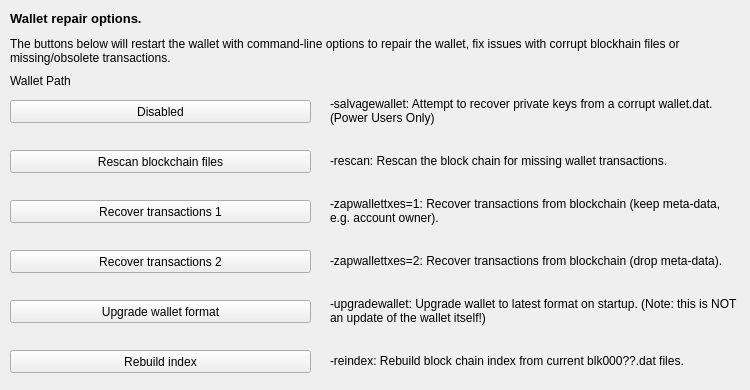
     <widget class="QWidget" name="tab_repair">
      <attribute name="title">
       <string>&amp;Wallet Repair</string>
      </attribute>
      <widget class="QPushButton" name="btn_salvagewallet">
       <property name="geometry">
        <rect>
         <x>10</x>
         <y>100</y>
         <width>301</width>
         <height>23</height>
        </rect>
       </property>
       <property name="minimumSize">
        <size>
         <width>180</width>
         <height>23</height>
        </size>
       </property>
       <property name="text">
        <string>Disabled</string>
       </property>
      </widget>
      <widget class="QPushButton" name="btn_rescan">
       <property name="geometry">
        <rect>
         <x>10</x>
         <y>150</y>
         <width>301</width>
         <height>23</height>
        </rect>
       </property>
       <property name="minimumSize">
        <size>
         <width>180</width>
         <height>23</height>
        </size>
       </property>
       <property name="text">
        <string>Rescan blockchain files</string>
       </property>
      </widget>
      <widget class="QPushButton" name="btn_zapwallettxes1">
       <property name="geometry">
        <rect>
         <x>10</x>
         <y>200</y>
         <width>301</width>
         <height>23</height>
        </rect>
       </property>
       <property name="minimumSize">
        <size>
         <width>180</width>
         <height>23</height>
        </size>
       </property>
       <property name="text">
        <string>Recover transactions 1</string>
       </property>
      </widget>
      <widget class="QPushButton" name="btn_zapwallettxes2">
       <property name="geometry">
        <rect>
         <x>10</x>
         <y>250</y>
         <width>301</width>
         <height>23</height>
        </rect>
       </property>
       <property name="minimumSize">
        <size>
         <width>180</width>
         <height>23</height>
        </size>
       </property>
       <property name="text">
        <string>Recover transactions 2</string>
       </property>
      </widget>
      <widget class="QPushButton" name="btn_upgradewallet">
       <property name="geometry">
        <rect>
         <x>10</x>
         <y>300</y>
         <width>301</width>
         <height>23</height>
        </rect>
       </property>
       <property name="minimumSize">
        <size>
         <width>180</width>
         <height>23</height>
        </size>
       </property>
       <property name="text">
        <string>Upgrade wallet format</string>
       </property>
      </widget>
      <widget class="QLabel" name="label_repair_helptext">
       <property name="geometry">
        <rect>
         <x>10</x>
         <y>30</y>
         <width>711</width>
         <height>41</height>
        </rect>
       </property>
       <property name="font">
        <font>
         <weight>50</weight>
         <bold>false</bold>
        </font>
       </property>
       <property name="text">
        <string>The buttons below will restart the wallet with command-line options to repair the wallet, fix issues with corrupt blockhain files or missing/obsolete transactions.</string>
       </property>
       <property name="wordWrap">
        <bool>true</bool>
       </property>
      </widget>
      <widget class="QLabel" name="label_repair_salvage">
       <property name="geometry">
        <rect>
         <x>330</x>
         <y>90</y>
         <width>411</width>
         <height>41</height>
        </rect>
       </property>
       <property name="text">
        <string>-salvagewallet: Attempt to recover private keys from a corrupt wallet.dat. (Power Users Only)</string>
       </property>
       <property name="wordWrap">
        <bool>true</bool>
       </property>
      </widget>
      <widget class="QLabel" name="label_repair_rescan">
       <property name="geometry">
        <rect>
         <x>330</x>
         <y>140</y>
         <width>411</width>
         <height>41</height>
        </rect>
       </property>
       <property name="text">
        <string>-rescan: Rescan the block chain for missing wallet transactions.</string>
       </property>
       <property name="wordWrap">
        <bool>true</bool>
       </property>
      </widget>
      <widget class="QLabel" name="label_repair_zap1">
       <property name="geometry">
        <rect>
         <x>330</x>
         <y>190</y>
         <width>411</width>
         <height>41</height>
        </rect>
       </property>
       <property name="text">
        <string>-zapwallettxes=1: Recover transactions from blockchain (keep meta-data, e.g. account owner).</string>
       </property>
       <property name="wordWrap">
        <bool>true</bool>
       </property>
      </widget>
      <widget class="QLabel" name="label_repair_zap2">
       <property name="geometry">
        <rect>
         <x>330</x>
         <y>240</y>
         <width>411</width>
         <height>41</height>
        </rect>
       </property>
       <property name="text">
        <string>-zapwallettxes=2: Recover transactions from blockchain (drop meta-data).</string>
       </property>
       <property name="wordWrap">
        <bool>true</bool>
       </property>
      </widget>
      <widget class="QLabel" name="label_repair_upgrade">
       <property name="geometry">
        <rect>
         <x>330</x>
         <y>290</y>
         <width>411</width>
         <height>41</height>
        </rect>
       </property>
       <property name="text">
        <string>-upgradewallet: Upgrade wallet to latest format on startup. (Note: this is NOT an update of the wallet itself!)</string>
       </property>
       <property name="wordWrap">
        <bool>true</bool>
       </property>
      </widget>
      <widget class="QLabel" name="label_repair_header">
       <property name="geometry">
        <rect>
         <x>10</x>
         <y>10</y>
         <width>711</width>
         <height>16</height>
        </rect>
       </property>
       <property name="font">
        <font>
         <pointsize>10</pointsize>
         <weight>75</weight>
         <bold>true</bold>
        </font>
       </property>
       <property name="text">
        <string>Wallet repair options.</string>
       </property>
       <property name="wordWrap">
        <bool>true</bool>
       </property>
      </widget>
      <widget class="QPushButton" name="btn_reindex">
       <property name="geometry">
        <rect>
         <x>10</x>
         <y>350</y>
         <width>301</width>
         <height>23</height>
        </rect>
       </property>
       <property name="text">
        <string>Rebuild index</string>
       </property>
      </widget>
      <widget class="QLabel" name="label_repair_reindex">
       <property name="geometry">
        <rect>
         <x>330</x>
         <y>340</y>
         <width>411</width>
         <height>41</height>
        </rect>
       </property>
       <property name="text">
        <string>-reindex: Rebuild block chain index from current blk000??.dat files.</string>
       </property>
       <property name="wordWrap">
        <bool>true</bool>
       </property>
      </widget>
      <widget class="QLabel" name="wallet_path">
       <property name="geometry">
        <rect>
         <x>10</x>
         <y>70</y>
         <width>731</width>
         <height>21</height>
        </rect>
       </property>
       <property name="text">
        <string>Wallet Path</string>
       </property>
      </widget>
     </widget>
